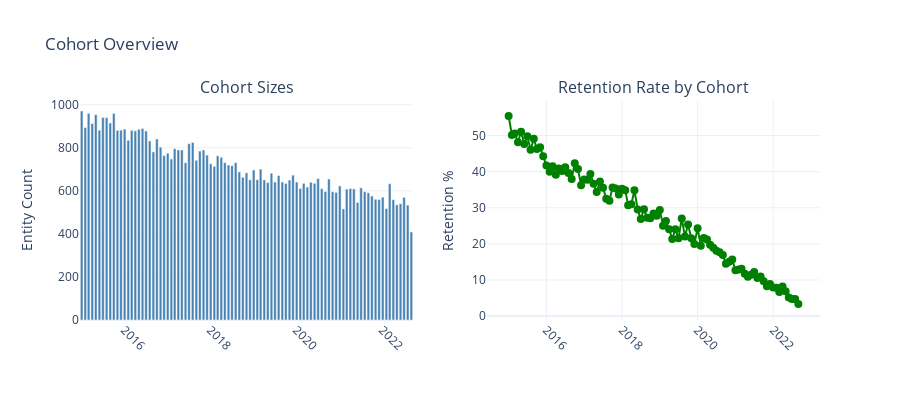

The code cell stored with this chart in its notebook:
### Code cell
# Visualize cohort sizes and retention
if ENTITY_COLUMN and len(cohort_result) > 0:
    cohort_result_sorted = cohort_result.sort_values("cohort")
    
    # Compute retention rate if not present but target exists
    if "retention_rate" not in cohort_result.columns and TARGET_COLUMN and TARGET_COLUMN in df.columns:
        # Calculate retention rate per cohort from raw data
        entity_cohort = first_events[[ENTITY_COLUMN, "cohort"]]
        entity_target = df.groupby(ENTITY_COLUMN)[TARGET_COLUMN].first().reset_index()
        cohort_target = entity_cohort.merge(entity_target, on=ENTITY_COLUMN)
        
        retention_by_cohort = cohort_target.groupby("cohort")[TARGET_COLUMN].mean().reset_index()
        retention_by_cohort.columns = ["cohort", "retention_rate"]
        
        cohort_result_sorted = cohort_result_sorted.merge(retention_by_cohort, on="cohort", how="left")
    
    # Decide layout based on available data
    has_retention = "retention_rate" in cohort_result_sorted.columns and cohort_result_sorted["retention_rate"].notna().any()
    
    if has_retention:
        fig = make_subplots(rows=1, cols=2, subplot_titles=("Cohort Sizes", "Retention Rate by Cohort"))
        
        # Cohort sizes
        fig.add_trace(
            go.Bar(
                x=cohort_result_sorted["cohort"].astype(str),
                y=cohort_result_sorted["entity_count"],
                name="Entities",
                marker_color="steelblue"
            ),
            row=1, col=1
        )
        
        # Retention rate
        fig.add_trace(
            go.Scatter(
                x=cohort_result_sorted["cohort"].astype(str),
                y=cohort_result_sorted["retention_rate"] * 100,
                mode="lines+markers",
                name="Retention %",
                line=dict(color="green", width=2),
                marker=dict(size=8)
            ),
            row=1, col=2
        )
        fig.update_yaxes(title_text="Entity Count", row=1, col=1)
        fig.update_yaxes(title_text="Retention %", row=1, col=2)
        
        fig.update_layout(
            title="Cohort Overview",
            template="plotly_white",
            height=400,
            showlegend=False
        )
    else:
        # Single chart - cohort sizes only
        fig = go.Figure()
        fig.add_trace(
            go.Bar(
                x=cohort_result_sorted["cohort"].astype(str),
                y=cohort_result_sorted["entity_count"],
                name="Entities",
                marker_color="steelblue",
                text=cohort_result_sorted["entity_count"],
                textposition="outside"
            )
        )
        fig.update_layout(
            title="Cohort Sizes (No target column for retention analysis)",
            xaxis_title="Cohort",
            yaxis_title="Entity Count",
            template="plotly_white",
            height=400
        )
        print("💡 Tip: Set TARGET_COLUMN to see retention rates by cohort")
    
    fig.update_xaxes(tickangle=45)
    display_figure(fig)

### Figure 1 — Plotly figure (JSON) as saved in the notebook; plotly's stock layout.template omitted (floating-point values rounded to 4 significant figures)
{"data": [{"marker": {"color": "steelblue"}, "name": "Entities", "type": "bar", "x": ["2015-01", "2015-02", "2015-03", "2015-04", "2015-05", "2015-06", "2015-07", "2015-08", "2015-09", "2015-10", "2015-11", "2015-12", "2016-01", "2016-02", "2016-03", "2016-04", "2016-05", "2016-06", "2016-07", "2016-08", "2016-09", "2016-10", "2016-11", "2016-12", "2017-01", "2017-02", "2017-03", "2017-04", "2017-05", "2017-06", "2017-07", "2017-08", "2017-09", "2017-10", "2017-11", "2017-12", "2018-01", "2018-02", "2018-03", "2018-04", "2018-05", "2018-06", "2018-07", "2018-08", "2018-09", "2018-10", "2018-11", "2018-12", "2019-01", "2019-02", "2019-03", "2019-04", "2019-05", "2019-06", "2019-07", "2019-08", "2019-09", "2019-10", "2019-11", "2019-12", "2020-01", "2020-02", "2020-03", "2020-04", "2020-05", "2020-06", "2020-07", "2020-08", "2020-09", "2020-10", "2020-11", "2020-12", "2021-01", "2021-02", "2021-03", "2021-04", "2021-05", "2021-06", "2021-07", "2021-08", "2021-09", "2021-10", "2021-11", "2021-12", "2022-01", "2022-02", "2022-03", "2022-04", "2022-05", "2022-06", "2022-07", "2022-08", "2022-09"], "xaxis": "x", "y": [971, 894, 960, 913, 954, 882, 941, 940, 915, 960, 881, 882, 887, 835, 881, 879, 886, 890, 878, 832, 781, 841, 803, 764, 775, 748, 796, 790, 790, 731, 819, 825, 742, 785, 790, 766, 726, 714, 763, 756, 731, 720, 717, 731, 688, 663, 684, 651, 697, 652, 701, 651, 639, 682, 641, 671, 641, 634, 650, 673, 641, 611, 635, 618, 640, 635, 657, 610, 597, 655, 596, 593, 623, 516, 608, 611, 609, 546, 614, 596, 591, 576, 561, 560, 571, 518, 633, 559, 535, 540, 570, 534, 409], "yaxis": "y"}, {"line": {"color": "green", "width": 2}, "marker": {"size": 8}, "mode": "lines+markers", "name": "Retention %", "type": "scatter", "x": ["2015-01", "2015-02", "2015-03", "2015-04", "2015-05", "2015-06", "2015-07", "2015-08", "2015-09", "2015-10", "2015-11", "2015-12", "2016-01", "2016-02", "2016-03", "2016-04", "2016-05", "2016-06", "2016-07", "2016-08", "2016-09", "2016-10", "2016-11", "2016-12", "2017-01", "2017-02", "2017-03", "2017-04", "2017-05", "2017-06", "2017-07", "2017-08", "2017-09", "2017-10", "2017-11", "2017-12", "2018-01", "2018-02", "2018-03", "2018-04", "2018-05", "2018-06", "2018-07", "2018-08", "2018-09", "2018-10", "2018-11", "2018-12", "2019-01", "2019-02", "2019-03", "2019-04", "2019-05", "2019-06", "2019-07", "2019-08", "2019-09", "2019-10", "2019-11", "2019-12", "2020-01", "2020-02", "2020-03", "2020-04", "2020-05", "2020-06", "2020-07", "2020-08", "2020-09", "2020-10", "2020-11", "2020-12", "2021-01", "2021-02", "2021-03", "2021-04", "2021-05", "2021-06", "2021-07", "2021-08", "2021-09", "2021-10", "2021-11", "2021-12", "2022-01", "2022-02", "2022-03", "2022-04", "2022-05", "2022-06", "2022-07", "2022-08", "2022-09"], "xaxis": "x2", "y": [55.42, 50.19, 50.57, 48.14, 51.04, 47.68, 49.82, 46.06, 49.12, 46.31, 46.78, 44.25, 41.68, 39.98, 41.52, 39.15, 40.85, 40.16, 41.19, 39.66, 37.97, 42.35, 40.73, 36.26, 37.8, 37.76, 39.38, 36.64, 34.34, 37.24, 35.56, 32.51, 31.96, 35.62, 35.36, 33.64, 35.27, 34.88, 30.68, 30.96, 34.84, 29.48, 26.85, 29.56, 27.25, 27.07, 28.38, 27.79, 29.4, 25.03, 26.3, 24.02, 21.37, 24.04, 21.54, 27.05, 22.0, 25.35, 21.53, 19.97, 24.32, 19.45, 21.65, 21.2, 19.77, 18.93, 18.07, 17.68, 16.94, 14.5, 15.04, 15.69, 12.68, 12.87, 13.07, 11.74, 10.88, 11.46, 12.23, 10.53, 10.94, 9.627, 8.28, 8.842, 7.874, 7.867, 6.628, 8.157, 6.868, 5.15, 4.695, 4.722, 3.333], "yaxis": "y2"}], "layout": {"annotations": [{"font": {"size": 16}, "showarrow": false, "text": "Cohort Sizes", "x": 0.225, "xanchor": "center", "xref": "paper", "y": 1, "yanchor": "bottom", "yref": "paper"}, {"font": {"size": 16}, "showarrow": false, "text": "Retention Rate by Cohort", "x": 0.775, "xanchor": "center", "xref": "paper", "y": 1, "yanchor": "bottom", "yref": "paper"}], "height": 400, "showlegend": false, "title": {"text": "Cohort Overview"}, "xaxis": {"anchor": "y", "domain": [0, 0.45], "tickangle": 45}, "xaxis2": {"anchor": "y2", "domain": [0.55, 1], "tickangle": 45}, "yaxis": {"anchor": "x", "domain": [0, 1], "title": {"text": "Entity Count"}}, "yaxis2": {"anchor": "x2", "domain": [0, 1], "title": {"text": "Retention %"}}}}
